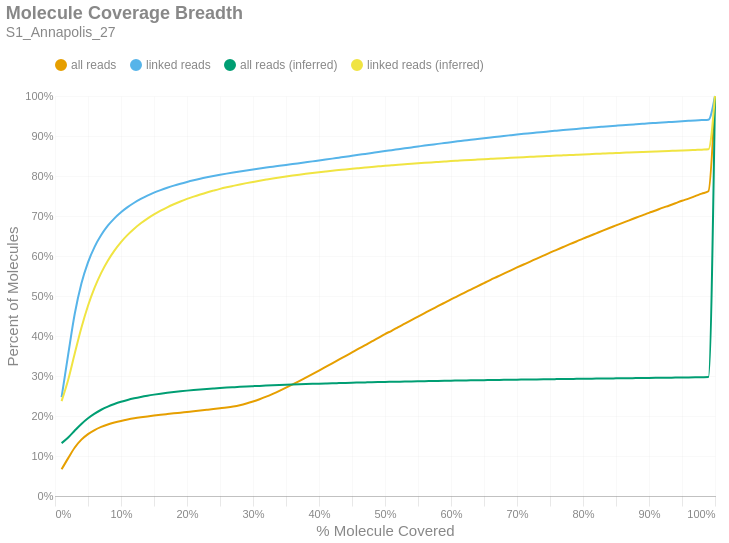

The cell this chart's notebook holds for it:
### Markdown cell above
### Molecule Read Coverage
This chart shows molecule coverage breadth as computed by the number of bases aligned to that molecule. In other words, "*how much of each unique long molecule is actually sequenced/aligned?*" Keep in mind there is a distinction between sequences and alignments, since some sequences belonging to a particular molecule may not align well and wouldn't appear in the alignment data. This chart also shows molecule coverage breadth as computed by the *inferred fragment* from which the aligned sequences originate. Unlike read coverage, this calculation takes into account the total insert size, including unsequenced gaps between the forward and reverse reads. Like the previous figures, these are cumulative percents.

### Code cell
if SKIPLR:
    print_html(f"Skipped")
else:
    binned_df = consolidated_hist(valids['coverage_bp'], mask, 0.01, True)
    binned_df_inf = consolidated_hist(valids['coverage_inserts'], mask, 0.01, True)
    binned_df = binned_df.with_columns(pl.lit(binned_df_inf['all reads (cumsum)']).alias('all reads (inferred)'))
    binned_df = binned_df.with_columns(pl.lit(binned_df_inf['linked reads (cumsum)']).alias('linked reads (inferred)'))
    binned_df = binned_df.with_columns(
        (pl.col('bin').cast(pl.Float64) + 0.01).alias('right_edge')
    )

    with SafeRender(binned_df):
        (
            density_plot(binned_df, 'Molecule Coverage Breadth', samplename, 'molcov', ['all reads (inferred)','linked reads (inferred)'])
            .encode(
                #x=alt.X('bin:Q', title="% Molecule Covered").axis(format = '%').scale(padding=0),
                x=alt.X('right_edge:Q', title="% Molecule Covered").axis(format='%').scale(padding=0),
                y=alt.Y('value:Q', title='Percent of Molecules')
                    .axis(format='%')
                    .stack(False)
                    .scale(domainMin=0, padding=0),
                color=alt.Color("key:N").scale(domain = ["all reads", "linked reads", "all reads (inferred)", "linked reads (inferred)"]),
                tooltip = [
                    alt.Tooltip("key:N", title = "Data Type"),
                    alt.Tooltip("range_label:N", title="% Molecule Covered"),
                    alt.Tooltip("value:Q", format = ".2%", title="% Molecules")
                ]
            )
        ).display()

### Figure 1 — Vega-Lite specification as saved in the notebook (floating-point values rounded to 4 significant figures)
{"width": "container", "height": 400, "config": {"title": {"anchor": "start", "dy": -15, "fontSize": 18, "color": "#888888", "subtitleColor": "#888888", "subtitleFontSize": 14}, "arc": {"fill": "#0072B2"}, "axis": {"domainColor": "#888888", "domainWidth": 0.5, "gridWidth": 0.2, "grid": false, "titleFontWeight": 400, "titleFontSize": 15, "labelFontSize": 11, "labelColor": "#888888", "tickColor": "#888888", "tickWidth": 0.2, "titleColor": "#888888"}, "axisBand": {"grid": false}, "axisX": {"grid": true, "tickSize": 10, "domainCap": "round"}, "axisY": {"domain": false, "grid": true, "tickSize": 0, "domainCap": "round"}, "background": "transparent", "header": {"labelFontSize": 15, "labelColor": "#888888", "titleFontSize": 15, "titleFontWeight": 600, "titleColor": "#888888"}, "legend": {"labelFont": "sans-serif", "labelFontSize": 12, "labelColor": "#888888", "symbolSize": 100, "symbolType": "circle", "titleFontSize": 12, "titlePadding": 10, "titleColor": "#888888", "title": null, "orient": "top"}, "range": {"category": ["#E69F00", "#56B4E9", "#009E73", "#F0E442", "#0072B2", "#D55E00", "#CC79A7", "#000000"], "diverging": ["#cfe8f3", "#a2d4ec", "#73bfe2", "#46abdb", "#1696d2", "#12719e"]}, "area": {"fill": "#0072B2", "fillOpacity": 0.7, "line": true, "strokeOpacity": 0.7}, "line": {"color": "#0072B2", "stroke": "#0072B2", "strokeWidth": 2}, "trail": {"color": "#0072B2", "stroke": "#0072B2", "strokeWidth": 0, "size": 1}, "point": {"filled": true, "fillOpacity": 1.0, "size": 95}, "text": {"color": "#888888", "fontSize": 11, "align": "right", "fontWeight": 400, "size": 11}, "bar": {"fill": "#0072B2", "stroke": null}, "view": {"stroke": null, "continuousWidth": 660, "continuousHeight": 400}}, "data": {"name": "data-6667491aa6ec708221573670d962f08a"}, "mark": {"type": "line", "interpolate": "monotone", "point": {"opacity": 0, "size": 275}}, "encoding": {"color": {"field": "key", "scale": {"domain": ["all reads", "linked reads", "all reads (inferred)", "linked reads (inferred)"]}, "type": "nominal"}, "tooltip": [{"field": "key", "title": "Data Type", "type": "nominal"}, {"field": "range_label", "title": "% Molecule Covered", "type": "nominal"}, {"field": "value", "format": ".2%", "title": "% Molecules", "type": "quantitative"}], "x": {"axis": {"format": "%"}, "field": "right_edge", "scale": {"padding": 0}, "title": "% Molecule Covered", "type": "quantitative"}, "y": {"axis": {"format": "%"}, "field": "value", "scale": {"domainMin": 0, "padding": 0}, "stack": false, "title": "Percent of Molecules", "type": "quantitative"}}, "params": [{"name": "param_c36ac31b6afebe62", "select": {"type": "point", "fields": ["key"]}, "bind": "legend"}], "title": {"text": "Molecule Coverage Breadth", "subtitle": "S1_Annapolis_27"}, "transform": [{"fold": ["all reads (cumsum)", "linked reads (cumsum)", "all reads (inferred)", "linked reads (inferred)"]}, {"calculate": "replace(datum.key, ' (cumsum)', '')", "as": "key"}, {"filter": {"param": "param_c36ac31b6afebe62"}}], "usermeta": {"embedOptions": {"downloadFileName": "S1_Annapolis_27.molcov"}}, "$schema": "https://vega.github.io/schema/vega-lite/v6.1.0.json", "datasets": {"data-6667491aa6ec708221573670d962f08a": [{"bin": "0.0", "interval": "0.0-0.01", "all reads": 0.06665, "linked reads": 0.2474, "all reads (cumsum)": 0.06665, "linked reads (cumsum)": 0.2474, "range_label": "0.0-0.01", "all reads (inferred)": 0.1322, "linked reads (inferred)": 0.2373, "right_edge": 0.01}, {"bin": "0.01", "interval": "0.01-0.02", "all reads": 0.02805, "linked reads": 0.1068, "all reads (cumsum)": 0.0947, "linked reads (cumsum)": 0.3542, "range_label": "0.01-0.02", "all reads (inferred)": 0.1464, "linked reads (inferred)": 0.2906, "right_edge": 0.02}, {"bin": "0.02", "interval": "0.02-0.03", "all reads": 0.02656, "linked reads": 0.1019, "all reads (cumsum)": 0.1213, "linked reads (cumsum)": 0.4561, "range_label": "0.02-0.03", "all reads (inferred)": 0.1637, "linked reads (inferred)": 0.357, "right_edge": 0.03}, {"bin": "0.03", "interval": "0.03-0.04", "all reads": 0.01957, "linked reads": 0.07494, "all reads (cumsum)": 0.1408, "linked reads (cumsum)": 0.5311, "range_label": "0.03-0.04", "all reads (inferred)": 0.1802, "linked reads (inferred)": 0.4207, "right_edge": 0.04}, {"bin": "0.04", "interval": "0.04-0.05", "all reads": 0.01388, "linked reads": 0.0531, "all reads (cumsum)": 0.1547, "linked reads (cumsum)": 0.5842, "range_label": "0.04-0.05", "all reads (inferred)": 0.1944, "linked reads (inferred)": 0.4757, "right_edge": 0.05}, {"bin": "0.05", "interval": "0.05-0.06", "all reads": 0.01018, "linked reads": 0.0388, "all reads (cumsum)": 0.1649, "linked reads (cumsum)": 0.623, "range_label": "0.05-0.06", "all reads (inferred)": 0.2061, "linked reads (inferred)": 0.5207, "right_edge": 0.06}, {"bin": "0.06", "interval": "0.06-0.07", "all reads": 0.007729, "linked reads": 0.02943, "all reads (cumsum)": 0.1726, "linked reads (cumsum)": 0.6524, "range_label": "0.06-0.07", "all reads (inferred)": 0.2156, "linked reads (inferred)": 0.5578, "right_edge": 0.07}, {"bin": "0.07", "interval": "0.07-0.08", "all reads": 0.006122, "linked reads": 0.02326, "all reads (cumsum)": 0.1787, "linked reads (cumsum)": 0.6756, "range_label": "0.07-0.08", "all reads (inferred)": 0.2235, "linked reads (inferred)": 0.5881, "right_edge": 0.08}, {"bin": "0.08", "interval": "0.08-0.09", "all reads": 0.004894, "linked reads": 0.01851, "all reads (cumsum)": 0.1836, "linked reads (cumsum)": 0.6942, "range_label": "0.08-0.09", "all reads (inferred)": 0.23, "linked reads (inferred)": 0.6134, "right_edge": 0.09}, {"bin": "0.09", "interval": "0.09-0.1", "all reads": 0.004059, "linked reads": 0.01523, "all reads (cumsum)": 0.1877, "linked reads (cumsum)": 0.7094, "range_label": "0.09-0.1", "all reads (inferred)": 0.2355, "linked reads (inferred)": 0.6349, "right_edge": 0.1}, {"bin": "0.1", "interval": "0.1-0.11", "all reads": 0.003431, "linked reads": 0.01274, "all reads (cumsum)": 0.1911, "linked reads (cumsum)": 0.7221, "range_label": "0.1-0.11", "all reads (inferred)": 0.2402, "linked reads (inferred)": 0.6528, "right_edge": 0.11}, {"bin": "0.11", "interval": "0.11-0.12", "all reads": 0.002988, "linked reads": 0.01106, "all reads (cumsum)": 0.1941, "linked reads (cumsum)": 0.7332, "range_label": "0.11-0.12", "all reads (inferred)": 0.2442, "linked reads (inferred)": 0.6682, "right_edge": 0.12}, {"bin": "0.12", "interval": "0.12-0.13", "all reads": 0.002566, "linked reads": 0.009383, "all reads (cumsum)": 0.1967, "linked reads (cumsum)": 0.7426, "range_label": "0.12-0.13", "all reads (inferred)": 0.2476, "linked reads (inferred)": 0.6817, "right_edge": 0.13}, {"bin": "0.13", "interval": "0.13-0.14", "all reads": 0.002293, "linked reads": 0.008281, "all reads (cumsum)": 0.199, "linked reads (cumsum)": 0.7508, "range_label": "0.13-0.14", "all reads (inferred)": 0.2507, "linked reads (inferred)": 0.6935, "right_edge": 0.14}, {"bin": "0.14", "interval": "0.14-0.15", "all reads": 0.002103, "linked reads": 0.007409, "all reads (cumsum)": 0.2011, "linked reads (cumsum)": 0.7583, "range_label": "0.14-0.15", "all reads (inferred)": 0.2534, "linked reads (inferred)": 0.704, "right_edge": 0.15}, {"bin": "0.15", "interval": "0.15-0.16", "all reads": 0.00193, "linked reads": 0.006514, "all reads (cumsum)": 0.203, "linked reads (cumsum)": 0.7648, "range_label": "0.15-0.16", "all reads (inferred)": 0.2558, "linked reads (inferred)": 0.7134, "right_edge": 0.16}, {"bin": "0.16", "interval": "0.16-0.17", "all reads": 0.001822, "linked reads": 0.005823, "all reads (cumsum)": 0.2048, "linked reads (cumsum)": 0.7706, "range_label": "0.16-0.17", "all reads (inferred)": 0.258, "linked reads (inferred)": 0.7218, "right_edge": 0.17}, {"bin": "0.17", "interval": "0.17-0.18", "all reads": 0.001791, "linked reads": 0.005335, "all reads (cumsum)": 0.2066, "linked reads (cumsum)": 0.7759, "range_label": "0.17-0.18", "all reads (inferred)": 0.26, "linked reads (inferred)": 0.7294, "right_edge": 0.18}, {"bin": "0.18", "interval": "0.18-0.19", "all reads": 0.001751, "linked reads": 0.004832, "all reads (cumsum)": 0.2084, "linked reads (cumsum)": 0.7808, "range_label": "0.18-0.19", "all reads (inferred)": 0.2618, "linked reads (inferred)": 0.7363, "right_edge": 0.19}, {"bin": "0.19", "interval": "0.19-0.2", "all reads": 0.001765, "linked reads": 0.004451, "all reads (cumsum)": 0.2101, "linked reads (cumsum)": 0.7852, "range_label": "0.19-0.2", "all reads (inferred)": 0.2634, "linked reads (inferred)": 0.7427, "right_edge": 0.2}, {"bin": "0.2", "interval": "0.2-0.21", "all reads": 0.001758, "linked reads": 0.004127, "all reads (cumsum)": 0.2119, "linked reads (cumsum)": 0.7893, "range_label": "0.2-0.21", "all reads (inferred)": 0.2649, "linked reads (inferred)": 0.7484, "right_edge": 0.21}, {"bin": "0.21", "interval": "0.21-0.22", "all reads": 0.001786, "linked reads": 0.003844, "all reads (cumsum)": 0.2137, "linked reads (cumsum)": 0.7932, "range_label": "0.21-0.22", "all reads (inferred)": 0.2663, "linked reads (inferred)": 0.7538, "right_edge": 0.22}, {"bin": "0.22", "interval": "0.22-0.23", "all reads": 0.001819, "linked reads": 0.003511, "all reads (cumsum)": 0.2155, "linked reads (cumsum)": 0.7967, "range_label": "0.22-0.23", "all reads (inferred)": 0.2676, "linked reads (inferred)": 0.7588, "right_edge": 0.23}, {"bin": "0.23", "interval": "0.23-0.24", "all reads": 0.001847, "linked reads": 0.003294, "all reads (cumsum)": 0.2173, "linked reads (cumsum)": 0.8, "range_label": "0.23-0.24", "all reads (inferred)": 0.2688, "linked reads (inferred)": 0.7634, "right_edge": 0.24}, {"bin": "0.24", "interval": "0.24-0.25", "all reads": 0.001932, "linked reads": 0.003082, "all reads (cumsum)": 0.2193, "linked reads (cumsum)": 0.8031, "range_label": "0.24-0.25", "all reads (inferred)": 0.27, "linked reads (inferred)": 0.7677, "right_edge": 0.25}, {"bin": "0.25", "interval": "0.25-0.26", "all reads": 0.002008, "linked reads": 0.002904, "all reads (cumsum)": 0.2213, "linked reads (cumsum)": 0.806, "range_label": "0.25-0.26", "all reads (inferred)": 0.271, "linked reads (inferred)": 0.7717, "right_edge": 0.26}, {"bin": "0.26", "interval": "0.26-0.27", "all reads": 0.00244, "linked reads": 0.002766, "all reads (cumsum)": 0.2237, "linked reads (cumsum)": 0.8087, "range_label": "0.26-0.27", "all reads (inferred)": 0.2719, "linked reads (inferred)": 0.7753, "right_edge": 0.27}, {"bin": "0.27", "interval": "0.27-0.28", "all reads": 0.003202, "linked reads": 0.002647, "all reads (cumsum)": 0.2269, "linked reads (cumsum)": 0.8114, "range_label": "0.27-0.28", "all reads (inferred)": 0.2729, "linked reads (inferred)": 0.7789, "right_edge": 0.28}, {"bin": "0.28", "interval": "0.28-0.29", "all reads": 0.00418, "linked reads": 0.002566, "all reads (cumsum)": 0.2311, "linked reads (cumsum)": 0.814, "range_label": "0.28-0.29", "all reads (inferred)": 0.2737, "linked reads (inferred)": 0.7822, "right_edge": 0.29}, {"bin": "0.29", "interval": "0.29-0.3", "all reads": 0.005074, "linked reads": 0.002424, "all reads (cumsum)": 0.2362, "linked reads (cumsum)": 0.8164, "range_label": "0.29-0.3", "all reads (inferred)": 0.2745, "linked reads (inferred)": 0.7852, "right_edge": 0.3}, {"bin": "0.3", "interval": "0.3-0.31", "all reads": 0.005781, "linked reads": 0.002351, "all reads (cumsum)": 0.242, "linked reads (cumsum)": 0.8187, "range_label": "0.3-0.31", "all reads (inferred)": 0.2753, "linked reads (inferred)": 0.7882, "right_edge": 0.31}, {"bin": "0.31", "interval": "0.31-0.32", "all reads": 0.006461, "linked reads": 0.002268, "all reads (cumsum)": 0.2484, "linked reads (cumsum)": 0.821, "range_label": "0.31-0.32", "all reads (inferred)": 0.276, "linked reads (inferred)": 0.791, "right_edge": 0.32}, {"bin": "0.32", "interval": "0.32-0.33", "all reads": 0.007095, "linked reads": 0.002226, "all reads (cumsum)": 0.2555, "linked reads (cumsum)": 0.8232, "range_label": "0.32-0.33", "all reads (inferred)": 0.2767, "linked reads (inferred)": 0.7937, "right_edge": 0.33}, {"bin": "0.33", "interval": "0.33-0.34", "all reads": 0.007418, "linked reads": 0.002246, "all reads (cumsum)": 0.2629, "linked reads (cumsum)": 0.8255, "range_label": "0.33-0.34", "all reads (inferred)": 0.2774, "linked reads (inferred)": 0.7962, "right_edge": 0.34}, {"bin": "0.34", "interval": "0.34-0.35", "all reads": 0.007823, "linked reads": 0.002213, "all reads (cumsum)": 0.2708, "linked reads (cumsum)": 0.8277, "range_label": "0.34-0.35", "all reads (inferred)": 0.2781, "linked reads (inferred)": 0.7987, "right_edge": 0.35}, {"bin": "0.35", "interval": "0.35-0.36", "all reads": 0.008129, "linked reads": 0.002166, "all reads (cumsum)": 0.2789, "linked reads (cumsum)": 0.8298, "range_label": "0.35-0.36", "all reads (inferred)": 0.2787, "linked reads (inferred)": 0.801, "right_edge": 0.36}, {"bin": "0.36", "interval": "0.36-0.37", "all reads": 0.008432, "linked reads": 0.002231, "all reads (cumsum)": 0.2873, "linked reads (cumsum)": 0.8321, "range_label": "0.36-0.37", "all reads (inferred)": 0.2792, "linked reads (inferred)": 0.8032, "right_edge": 0.37}, {"bin": "0.37", "interval": "0.37-0.38", "all reads": 0.008666, "linked reads": 0.002244, "all reads (cumsum)": 0.296, "linked reads (cumsum)": 0.8343, "range_label": "0.37-0.38", "all reads (inferred)": 0.2798, "linked reads (inferred)": 0.8054, "right_edge": 0.38}, {"bin": "0.38", "interval": "0.38-0.39", "all reads": 0.00873, "linked reads": 0.002257, "all reads (cumsum)": 0.3047, "linked reads (cumsum)": 0.8366, "range_label": "0.38-0.39", "all reads (inferred)": 0.2803, "linked reads (inferred)": 0.8074, "right_edge": 0.39}, {"bin": "0.39", "interval": "0.39-0.4", "all reads": 0.008983, "linked reads": 0.002324, "all reads (cumsum)": 0.3137, "linked reads (cumsum)": 0.8389, "range_label": "0.39-0.4", "all reads (inferred)": 0.2809, "linked reads (inferred)": 0.8094, "right_edge": 0.4}, {"bin": "0.4", "interval": "0.4-0.41", "all reads": 0.008874, "linked reads": 0.002242, "all reads (cumsum)": 0.3226, "linked reads (cumsum)": 0.8411, "range_label": "0.4-0.41", "all reads (inferred)": 0.2814, "linked reads (inferred)": 0.8112, "right_edge": 0.41}, {"bin": "0.41", "interval": "0.41-0.42", "all reads": 0.009035, "linked reads": 0.002311, "all reads (cumsum)": 0.3316, "linked reads (cumsum)": 0.8435, "range_label": "0.41-0.42", "all reads (inferred)": 0.2818, "linked reads (inferred)": 0.8131, "right_edge": 0.42}, {"bin": "0.42", "interval": "0.42-0.43", "all reads": 0.009146, "linked reads": 0.002352, "all reads (cumsum)": 0.3408, "linked reads (cumsum)": 0.8458, "range_label": "0.42-0.43", "all reads (inferred)": 0.2823, "linked reads (inferred)": 0.8148, "right_edge": 0.43}, {"bin": "0.43", "interval": "0.43-0.44", "all reads": 0.00908, "linked reads": 0.002347, "all reads (cumsum)": 0.3498, "linked reads (cumsum)": 0.8482, "range_label": "0.43-0.44", "all reads (inferred)": 0.2827, "linked reads (inferred)": 0.8165, "right_edge": 0.44}, {"bin": "0.44", "interval": "0.44-0.45", "all reads": 0.00916, "linked reads": 0.002422, "all reads (cumsum)": 0.359, "linked reads (cumsum)": 0.8506, "range_label": "0.44-0.45", "all reads (inferred)": 0.2832, "linked reads (inferred)": 0.8181, "right_edge": 0.45}, {"bin": "0.45", "interval": "0.45-0.46", "all reads": 0.009164, "linked reads": 0.002404, "all reads (cumsum)": 0.3682, "linked reads (cumsum)": 0.853, "range_label": "0.45-0.46", "all reads (inferred)": 0.2836, "linked reads (inferred)": 0.8197, "right_edge": 0.46}, {"bin": "0.46", "interval": "0.46-0.47", "all reads": 0.009065, "linked reads": 0.002302, "all reads (cumsum)": 0.3772, "linked reads (cumsum)": 0.8553, "range_label": "0.46-0.47", "all reads (inferred)": 0.284, "linked reads (inferred)": 0.8212, "right_edge": 0.47}, {"bin": "0.47", "interval": "0.47-0.48", "all reads": 0.009228, "linked reads": 0.002362, "all reads (cumsum)": 0.3865, "linked reads (cumsum)": 0.8576, "range_label": "0.47-0.48", "all reads (inferred)": 0.2844, "linked reads (inferred)": 0.8227, "right_edge": 0.48}, {"bin": "0.48", "interval": "0.48-0.49", "all reads": 0.008742, "linked reads": 0.002304, "all reads (cumsum)": 0.3952, "linked reads (cumsum)": 0.8599, "range_label": "0.48-0.49", "all reads (inferred)": 0.2848, "linked reads (inferred)": 0.8241, "right_edge": 0.49}, {"bin": "0.49", "interval": "0.49-0.5", "all reads": 0.009744, "linked reads": 0.002456, "all reads (cumsum)": 0.4049, "linked reads (cumsum)": 0.8624, "range_label": "0.49-0.5", "all reads (inferred)": 0.2851, "linked reads (inferred)": 0.8255, "right_edge": 0.5}, {"bin": "0.5", "interval": "0.5-0.51", "all reads": 0.008141, "linked reads": 0.002249, "all reads (cumsum)": 0.4131, "linked reads (cumsum)": 0.8647, "range_label": "0.5-0.51", "all reads (inferred)": 0.2855, "linked reads (inferred)": 0.8268, "right_edge": 0.51}, {"bin": "0.51", "interval": "0.51-0.52", "all reads": 0.009164, "linked reads": 0.002323, "all reads (cumsum)": 0.4222, "linked reads (cumsum)": 0.867, "range_label": "0.51-0.52", "all reads (inferred)": 0.2858, "linked reads (inferred)": 0.8281, "right_edge": 0.52}, {"bin": "0.52", "interval": "0.52-0.53", "all reads": 0.008775, "linked reads": 0.002313, "all reads (cumsum)": 0.431, "linked reads (cumsum)": 0.8693, "range_label": "0.52-0.53", "all reads (inferred)": 0.2862, "linked reads (inferred)": 0.8293, "right_edge": 0.53}, {"bin": "0.53", "interval": "0.53-0.54", "all reads": 0.008892, "linked reads": 0.002245, "all reads (cumsum)": 0.4399, "linked reads (cumsum)": 0.8715, "range_label": "0.53-0.54", "all reads (inferred)": 0.2865, "linked reads (inferred)": 0.8306, "right_edge": 0.54}, {"bin": "0.54", "interval": "0.54-0.55", "all reads": 0.008627, "linked reads": 0.00224, "all reads (cumsum)": 0.4485, "linked reads (cumsum)": 0.8738, "range_label": "0.54-0.55", "all reads (inferred)": 0.2868, "linked reads (inferred)": 0.8318, "right_edge": 0.55}, {"bin": "0.55", "interval": "0.55-0.56", "all reads": 0.008769, "linked reads": 0.00227, "all reads (cumsum)": 0.4573, "linked reads (cumsum)": 0.876, "range_label": "0.55-0.56", "all reads (inferred)": 0.2871, "linked reads (inferred)": 0.8329, "right_edge": 0.56}, {"bin": "0.56", "interval": "0.56-0.57", "all reads": 0.008715, "linked reads": 0.002141, "all reads (cumsum)": 0.466, "linked reads (cumsum)": 0.8782, "range_label": "0.56-0.57", "all reads (inferred)": 0.2875, "linked reads (inferred)": 0.8341, "right_edge": 0.57}, {"bin": "0.57", "interval": "0.57-0.58", "all reads": 0.008436, "linked reads": 0.002145, "all reads (cumsum)": 0.4745, "linked reads (cumsum)": 0.8803, "range_label": "0.57-0.58", "all reads (inferred)": 0.2877, "linked reads (inferred)": 0.8351, "right_edge": 0.58}, {"bin": "0.58", "interval": "0.58-0.59", "all reads": 0.008497, "linked reads": 0.002097, "all reads (cumsum)": 0.483, "linked reads (cumsum)": 0.8824, "range_label": "0.58-0.59", "all reads (inferred)": 0.288, "linked reads (inferred)": 0.8362, "right_edge": 0.59}, {"bin": "0.59", "interval": "0.59-0.6", "all reads": 0.00852, "linked reads": 0.002117, "all reads (cumsum)": 0.4915, "linked reads (cumsum)": 0.8845, "range_label": "0.59-0.6", "all reads (inferred)": 0.2883, "linked reads (inferred)": 0.8373, "right_edge": 0.6}, {"bin": "0.6", "interval": "0.6-0.61", "all reads": 0.008108, "linked reads": 0.002065, "all reads (cumsum)": 0.4996, "linked reads (cumsum)": 0.8866, "range_label": "0.6-0.61", "all reads (inferred)": 0.2886, "linked reads (inferred)": 0.8382, "right_edge": 0.61}, {"bin": "0.61", "interval": "0.61-0.62", "all reads": 0.008386, "linked reads": 0.002019, "all reads (cumsum)": 0.508, "linked reads (cumsum)": 0.8886, "range_label": "0.61-0.62", "all reads (inferred)": 0.2889, "linked reads (inferred)": 0.8392, "right_edge": 0.62}, {"bin": "0.62", "interval": "0.62-0.63", "all reads": 0.008142, "linked reads": 0.002079, "all reads (cumsum)": 0.5161, "linked reads (cumsum)": 0.8907, "range_label": "0.62-0.63", "all reads (inferred)": 0.2891, "linked reads (inferred)": 0.8402, "right_edge": 0.63}, {"bin": "0.63", "interval": "0.63-0.64", "all reads": 0.008162, "linked reads": 0.001949, "all reads (cumsum)": 0.5243, "linked reads (cumsum)": 0.8927, "range_label": "0.63-0.64", "all reads (inferred)": 0.2894, "linked reads (inferred)": 0.8411, "right_edge": 0.64}, {"bin": "0.64", "interval": "0.64-0.65", "all reads": 0.007942, "linked reads": 0.001928, "all reads (cumsum)": 0.5322, "linked reads (cumsum)": 0.8946, "range_label": "0.64-0.65", "all reads (inferred)": 0.2896, "linked reads (inferred)": 0.842, "right_edge": 0.65}, {"bin": "0.65", "interval": "0.65-0.66", "all reads": 0.008221, "linked reads": 0.001888, "all reads (cumsum)": 0.5404, "linked reads (cumsum)": 0.8965, "range_label": "0.65-0.66", "all reads (inferred)": 0.2899, "linked reads (inferred)": 0.8429, "right_edge": 0.66}, {"bin": "0.66", "interval": "0.66-0.67", "all reads": 0.007721, "linked reads": 0.001831, "all reads (cumsum)": 0.5482, "linked reads (cumsum)": 0.8983, "range_label": "0.66-0.67", "all reads (inferred)": 0.2901, "linked reads (inferred)": 0.8438, "right_edge": 0.67}, {"bin": "0.67", "interval": "0.67-0.68", "all reads": 0.007814, "linked reads": 0.001854, "all reads (cumsum)": 0.556, "linked reads (cumsum)": 0.9002, "range_label": "0.67-0.68", "all reads (inferred)": 0.2904, "linked reads (inferred)": 0.8446, "right_edge": 0.68}, {"bin": "0.68", "interval": "0.68-0.69", "all reads": 0.007647, "linked reads": 0.001762, "all reads (cumsum)": 0.5636, "linked reads (cumsum)": 0.9019, "range_label": "0.68-0.69", "all reads (inferred)": 0.2906, "linked reads (inferred)": 0.8454, "right_edge": 0.69}, {"bin": "0.69", "interval": "0.69-0.7", "all reads": 0.007719, "linked reads": 0.001745, "all reads (cumsum)": 0.5713, "linked reads (cumsum)": 0.9037, "range_label": "0.69-0.7", "all reads (inferred)": 0.2909, "linked reads (inferred)": 0.8463, "right_edge": 0.7}, {"bin": "0.7", "interval": "0.7-0.71", "all reads": 0.007382, "linked reads": 0.001696, "all reads (cumsum)": 0.5787, "linked reads (cumsum)": 0.9054, "range_label": "0.7-0.71", "all reads (inferred)": 0.2911, "linked reads (inferred)": 0.8471, "right_edge": 0.71}, {"bin": "0.71", "interval": "0.71-0.72", "all reads": 0.007383, "linked reads": 0.001627, "all reads (cumsum)": 0.5861, "linked reads (cumsum)": 0.907, "range_label": "0.71-0.72", "all reads (inferred)": 0.2913, "linked reads (inferred)": 0.8478, "right_edge": 0.72}, {"bin": "0.72", "interval": "0.72-0.73", "all reads": 0.007546, "linked reads": 0.001646, "all reads (cumsum)": 0.5936, "linked reads (cumsum)": 0.9086, "range_label": "0.72-0.73", "all reads (inferred)": 0.2915, "linked reads (inferred)": 0.8486, "right_edge": 0.73}, {"bin": "0.73", "interval": "0.73-0.74", "all reads": 0.007225, "linked reads": 0.001562, "all reads (cumsum)": 0.6009, "linked reads (cumsum)": 0.9102, "range_label": "0.73-0.74", "all reads (inferred)": 0.2918, "linked reads (inferred)": 0.8494, "right_edge": 0.74}, {"bin": "0.74", "interval": "0.74-0.75", "all reads": 0.007547, "linked reads": 0.001598, "all reads (cumsum)": 0.6084, "linked reads (cumsum)": 0.9118, "range_label": "0.74-0.75", "all reads (inferred)": 0.292, "linked reads (inferred)": 0.8502, "right_edge": 0.75}, {"bin": "0.75", "interval": "0.75-0.76", "all reads": 0.006952, "linked reads": 0.001506, "all reads (cumsum)": 0.6154, "linked reads (cumsum)": 0.9133, "range_label": "0.75-0.76", "all reads (inferred)": 0.2922, "linked reads (inferred)": 0.851, "right_edge": 0.76}, {"bin": "0.76", "interval": "0.76-0.77", "all reads": 0.007086, "linked reads": 0.001494, "all reads (cumsum)": 0.6225, "linked reads (cumsum)": 0.9148, "range_label": "0.76-0.77", "all reads (inferred)": 0.2924, "linked reads (inferred)": 0.8517, "right_edge": 0.77}, {"bin": "0.77", "interval": "0.77-0.78", "all reads": 0.007032, "linked reads": 0.001474, "all reads (cumsum)": 0.6295, "linked reads (cumsum)": 0.9163, "range_label": "0.77-0.78", "all reads (inferred)": 0.2926, "linked reads (inferred)": 0.8524, "right_edge": 0.78}, {"bin": "0.78", "interval": "0.78-0.79", "all reads": 0.006876, "linked reads": 0.001461, "all reads (cumsum)": 0.6364, "linked reads (cumsum)": 0.9177, "range_label": "0.78-0.79", "all reads (inferred)": 0.2929, "linked reads (inferred)": 0.8532, "right_edge": 0.79}, {"bin": "0.79", "interval": "0.79-0.8", "all reads": 0.007203, "linked reads": 0.001451, "all reads (cumsum)": 0.6436, "linked reads (cumsum)": 0.9192, "range_label": "0.79-0.8", "all reads (inferred)": 0.2931, "linked reads (inferred)": 0.8539, "right_edge": 0.8}, {"bin": "0.8", "interval": "0.8-0.81", "all reads": 0.006475, "linked reads": 0.001319, "all reads (cumsum)": 0.65, "linked reads (cumsum)": 0.9205, "range_label": "0.8-0.81", "all reads (inferred)": 0.2933, "linked reads (inferred)": 0.8546, "right_edge": 0.81}, {"bin": "0.81", "interval": "0.81-0.82", "all reads": 0.006683, "linked reads": 0.001332, "all reads (cumsum)": 0.6567, "linked reads (cumsum)": 0.9218, "range_label": "0.81-0.82", "all reads (inferred)": 0.2935, "linked reads (inferred)": 0.8553, "right_edge": 0.82}, {"bin": "0.82", "interval": "0.82-0.83", "all reads": 0.006677, "linked reads": 0.001301, "all reads (cumsum)": 0.6634, "linked reads (cumsum)": 0.9231, "range_label": "0.82-0.83", "all reads (inferred)": 0.2937, "linked reads (inferred)": 0.856, "right_edge": 0.83}, {"bin": "0.83", "interval": "0.83-0.84", "all reads": 0.006582, "linked reads": 0.001289, "all reads (cumsum)": 0.67, "linked reads (cumsum)": 0.9244, "range_label": "0.83-0.84", "all reads (inferred)": 0.2939, "linked reads (inferred)": 0.8567, "right_edge": 0.84}, {"bin": "0.84", "interval": "0.84-0.85", "all reads": 0.006419, "linked reads": 0.001274, "all reads (cumsum)": 0.6764, "linked reads (cumsum)": 0.9257, "range_label": "0.84-0.85", "all reads (inferred)": 0.2941, "linked reads (inferred)": 0.8574, "right_edge": 0.85}, {"bin": "0.85", "interval": "0.85-0.86", "all reads": 0.006477, "linked reads": 0.001266, "all reads (cumsum)": 0.6829, "linked reads (cumsum)": 0.927, "range_label": "0.85-0.86", "all reads (inferred)": 0.2943, "linked reads (inferred)": 0.858, "right_edge": 0.86}, {"bin": "0.86", "interval": "0.86-0.87", "all reads": 0.006292, "linked reads": 0.001203, "all reads (cumsum)": 0.6892, "linked reads (cumsum)": 0.9282, "range_label": "0.86-0.87", "all reads (inferred)": 0.2945, "linked reads (inferred)": 0.8587, "right_edge": 0.87}, {"bin": "0.87", "interval": "0.87-0.88", "all reads": 0.006356, "linked reads": 0.001174, "all reads (cumsum)": 0.6955, "linked reads (cumsum)": 0.9293, "range_label": "0.87-0.88", "all reads (inferred)": 0.2947, "linked reads (inferred)": 0.8594, "right_edge": 0.88}, {"bin": "0.88", "interval": "0.88-0.89", "all reads": 0.00615, "linked reads": 0.001165, "all reads (cumsum)": 0.7017, "linked reads (cumsum)": 0.9305, "range_label": "0.88-0.89", "all reads (inferred)": 0.295, "linked reads (inferred)": 0.8601, "right_edge": 0.89}, {"bin": "0.89", "interval": "0.89-0.9", "all reads": 0.006261, "linked reads": 0.001146, "all reads (cumsum)": 0.7079, "linked reads (cumsum)": 0.9316, "range_label": "0.89-0.9", "all reads (inferred)": 0.2952, "linked reads (inferred)": 0.8608, "right_edge": 0.9}, {"bin": "0.9", "interval": "0.9-0.91", "all reads": 0.00579, "linked reads": 0.00106, "all reads (cumsum)": 0.7137, "linked reads (cumsum)": 0.9327, "range_label": "0.9-0.91", "all reads (inferred)": 0.2954, "linked reads (inferred)": 0.8614, "right_edge": 0.91}, {"bin": "0.91", "interval": "0.91-0.92", "all reads": 0.006505, "linked reads": 0.001086, "all reads (cumsum)": 0.7202, "linked reads (cumsum)": 0.9338, "range_label": "0.91-0.92", "all reads (inferred)": 0.2956, "linked reads (inferred)": 0.862, "right_edge": 0.92}, {"bin": "0.92", "interval": "0.92-0.93", "all reads": 0.005558, "linked reads": 0.001032, "all reads (cumsum)": 0.7258, "linked reads (cumsum)": 0.9348, "range_label": "0.92-0.93", "all reads (inferred)": 0.2957, "linked reads (inferred)": 0.8626, "right_edge": 0.93}, {"bin": "0.93", "interval": "0.93-0.94", "all reads": 0.005998, "linked reads": 0.001049, "all reads (cumsum)": 0.7318, "linked reads (cumsum)": 0.9359, "range_label": "0.93-0.94", "all reads (inferred)": 0.2959, "linked reads (inferred)": 0.8632, "right_edge": 0.94}, {"bin": "0.94", "interval": "0.94-0.95", "all reads": 0.006439, "linked reads": 0.001023, "all reads (cumsum)": 0.7382, "linked reads (cumsum)": 0.9369, "range_label": "0.94-0.95", "all reads (inferred)": 0.2962, "linked reads (inferred)": 0.8638, "right_edge": 0.95}, {"bin": "0.95", "interval": "0.95-0.96", "all reads": 0.005313, "linked reads": 0.0009854, "all reads (cumsum)": 0.7435, "linked reads (cumsum)": 0.9379, "range_label": "0.95-0.96", "all reads (inferred)": 0.2964, "linked reads (inferred)": 0.8644, "right_edge": 0.96}, {"bin": "0.96", "interval": "0.96-0.97", "all reads": 0.00617, "linked reads": 0.0009747, "all reads (cumsum)": 0.7497, "linked reads (cumsum)": 0.9389, "range_label": "0.96-0.97", "all reads (inferred)": 0.2966, "linked reads (inferred)": 0.8651, "right_edge": 0.97}, {"bin": "0.97", "interval": "0.97-0.98", "all reads": 0.006287, "linked reads": 0.0009302, "all reads (cumsum)": 0.756, "linked reads (cumsum)": 0.9398, "range_label": "0.97-0.98", "all reads (inferred)": 0.2969, "linked reads (inferred)": 0.8658, "right_edge": 0.98}, {"bin": "0.98", "interval": "0.98-0.99", "all reads": 0.005781, "linked reads": 0.0009556, "all reads (cumsum)": 0.7618, "linked reads (cumsum)": 0.9407, "range_label": "0.98-0.99", "all reads (inferred)": 0.2972, "linked reads (inferred)": 0.8666, "right_edge": 0.99}, {"bin": "0.99", "interval": "0.99-1.0", "all reads": 0.2382, "linked reads": 0.05926, "all reads (cumsum)": 1.0, "linked reads (cumsum)": 1.0, "range_label": "0.99-1.0", "all reads (inferred)": 1.0, "linked reads (inferred)": 1.0, "right_edge": 1.0}]}}
